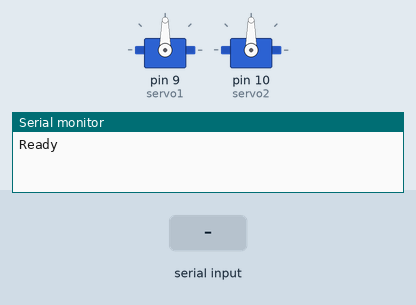
This sketch was run on a simulated Arduino Uno, built with avr-gcc and run on an emulated ATmega328P. Shown: 2 × servo, the last lines printed to the serial monitor. Inputs (shaded band) come from the test bench.

Above: at 1.2 s.
1.3 s: "p90\n" received over Serial
At 2.2 s:
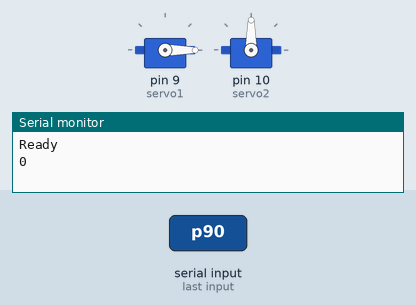
2.8 s: "p,45\n" received over Serial
At 3.3 s:
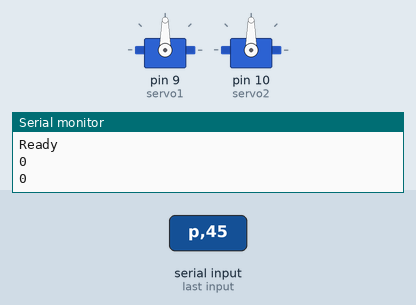
4.3 s: "r90\n" received over Serial
At 5.5 s:
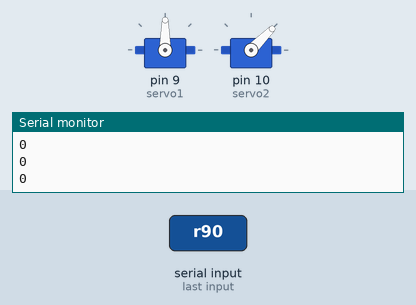
5.8 s: "r,45\n" received over Serial
At 6.8 s:
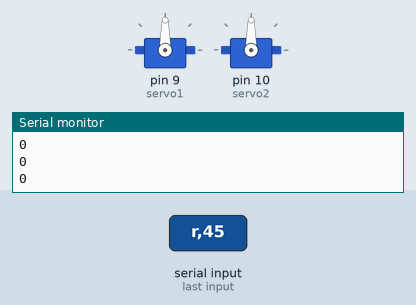
7.3 s: "p" received over Serial
At 7.9 s:
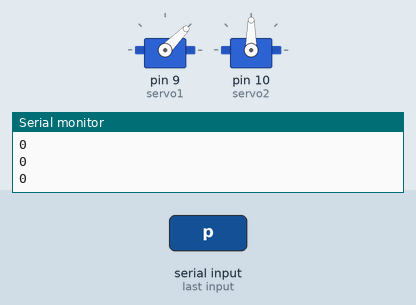
8.8 s: "r" received over Serial
At 9.1 s:
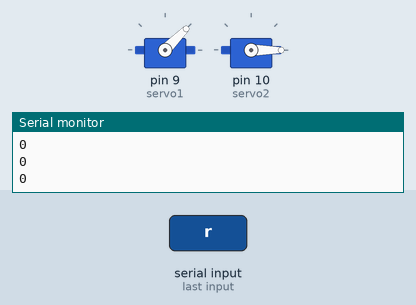
Timing chart, 0 to 11.3 s (numbered marks = the images above; inputs shaded):
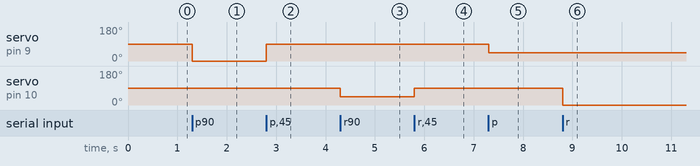

The sketch:

Knob.ino
```cpp
#include <Servo.h>

Servo servo1; Servo servo2;


void setup() {

  pinMode(1,OUTPUT);
  servo1.attach(9);
  servo2.attach(10);
  Serial.begin(9600);
  Serial.println("Ready");

}

void loop() {

  static int v = 0;

  if ( Serial.available()) {
    char ch = Serial.read();

    switch(ch) {
      case '0'...'9':
        v = v * 10 + ch - '0';
        break;
      case 'p':
        servo1.write(v);
        v = 0;
        Serial.println(v);
        break;
      case 'r':
        servo2.write(v);
        v = 0;
        Serial.println(v);
        break;
    }
  }


}
```

Measured:
- after the input at 1.3 s, servo on pin 9 (servo1): 90° → 0° at once
- after the input at 2.8 s, servo on pin 9 (servo1): 0° → 90° at once
- after the input at 4.3 s, servo on pin 10 (servo2): 90° → 45° at once
- after the input at 5.8 s, servo on pin 10 (servo2): 45° → 90° at once
- after the input at 7.3 s, servo on pin 9 (servo1): 90° → 45° at once
- after the input at 8.8 s, servo on pin 10 (servo2): 90° → 0° at once
